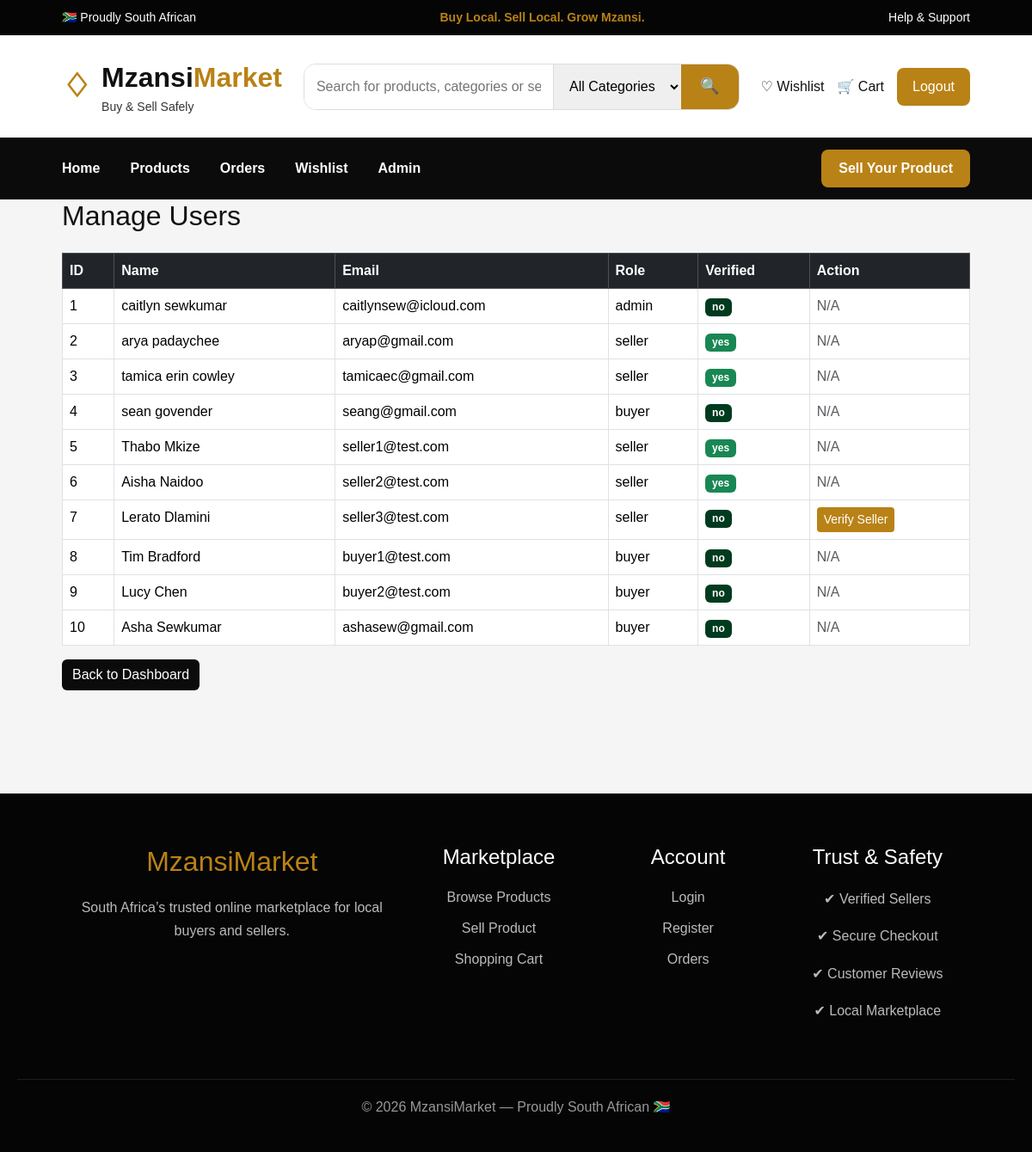
The page /admin/users.php (signed in) on the database its author committed.
### tables this page shows
CREATE TABLE `users` (
  `user_id` int(11) NOT NULL,
  `fullname` varchar(100) DEFAULT NULL,
  `email` varchar(100) DEFAULT NULL,
  `password` varchar(255) DEFAULT NULL,
  `role` enum('buyer','seller','admin') DEFAULT NULL,
  `verified` enum('yes','no') DEFAULT 'no',
  `created_at` timestamp NOT NULL DEFAULT current_timestamp()
);

### admin/users.php (the view, shortened to what this page needs)
<?php
include("../includes/db.php");
include("../includes/header.php");
$sql = "SELECT * FROM users";
$result = mysqli_query($conn, $sql);
?>
<h2 class="mb-4">Manage Users</h2>
<div class="table-responsive">
<table class="table table-bordered table-hover bg-white">
<thead class="table-dark">
<tr>
    <th>ID</th>
    <th>Name</th>
    <th>Email</th>
    <th>Role</th>
    <th>Verified</th>
    <th>Action</th>
</tr>
</thead>
<tbody>
<?php while($row = mysqli_fetch_assoc($result)){ ?>
<tr>
    <td><?php echo $row['user_id']; ?></td>
    <td><?php echo $row['fullname']; ?></td>
    <td><?php echo $row['email']; ?></td>
    <td><?php echo $row['role']; ?></td>
    <td>
        <span class="badge bg-<?php echo $row['verified'] == 'yes' ? 'success' : 'secondary'; ?>">
            <?php echo $row['verified']; ?>
        </span>
    </td>
    <td>
        <?php if($row['role'] == 'seller' && $row['verified'] == 'no'){ ?>
            <a href="verify_seller.php?id=<?php echo $row['user_id']; ?>"
               class="btn btn-success btn-sm">
                Verify Seller
            </a>
        <?php } else { ?>
            <span class="text-muted">N/A</span>
        <?php } ?>
    </td>
</tr>
<?php } ?>
</tbody>
</table>
</div>
<a href="dashboard.php" class="btn btn-dark">
    Back to Dashboard
</a>
<?php
include("../includes/footer.php");
?>

### css/style.css (style rules this page uses)
:root { --black: #0b0b0b; --green: #003b1f; --gold: #b98216; --cream: #f7f1e6; --light: #f8f8f8; }
body { background: #f5f5f5; font-family: Arial, sans-serif; color: #111; }
.btn-dark { background: #0b0b0b; border: none; }
.btn-primary, .btn-warning, .btn-success { background: var(--gold); border: none; color: white; }
.badge.bg-secondary { background: var(--green) !important; }

### rows shown on the page
users: user_id "1", fullname "caitlyn sewkumar", email "caitlynsew@icloud.com", role "admin", verified "no", shows "N/A"
users: user_id "2", fullname "arya padaychee", email "aryap@gmail.com", role "seller", verified "yes", shows "N/A"
users: user_id "3", fullname "tamica erin cowley", email "tamicaec@gmail.com", role "seller", verified "yes", shows "N/A"
users: user_id "4", fullname "sean govender", email "seang@gmail.com", role "buyer", verified "no", shows "N/A"
users: user_id "5", fullname "Thabo Mkize", email "seller1@test.com", role "seller", verified "yes", shows "N/A"
users: user_id "6", fullname "Aisha Naidoo", email "seller2@test.com", role "seller", verified "yes", shows "N/A"
users: user_id "7", fullname "Lerato Dlamini", email "seller3@test.com", role "seller", verified "no"
users: user_id "8", fullname "Tim Bradford", email "buyer1@test.com", role "buyer", verified "no", shows "N/A"
users: user_id "9", fullname "Lucy Chen", email "buyer2@test.com", role "buyer", verified "no", shows "N/A"
users: user_id "10", fullname "Asha Sewkumar", email "ashasew@gmail.com", role "buyer", verified "no", shows "N/A"
